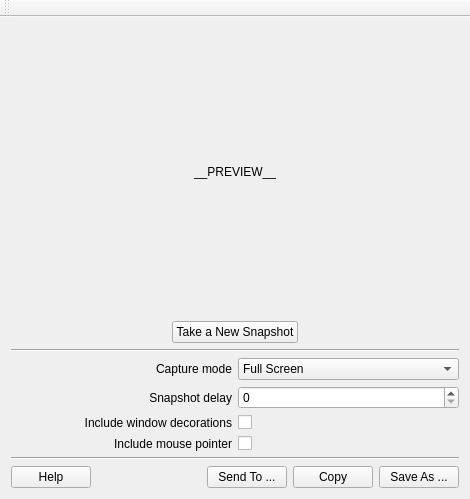
<?xml version="1.0" encoding="UTF-8"?>
<ui version="4.0">
 <class>MainWindow</class>
 <widget class="QMainWindow" name="MainWindow">
  <property name="geometry">
   <rect>
    <x>0</x>
    <y>0</y>
    <width>470</width>
    <height>499</height>
   </rect>
  </property>
  <property name="windowTitle">
   <string>MainWindow</string>
  </property>
  <widget class="QWidget" name="centralWidget">
   <layout class="QVBoxLayout" name="verticalLayout">
    <item>
     <widget class="QLabel" name="preview">
      <property name="sizePolicy">
       <sizepolicy hsizetype="Preferred" vsizetype="Expanding">
        <horstretch>0</horstretch>
        <verstretch>0</verstretch>
       </sizepolicy>
      </property>
      <property name="text">
       <string>__PREVIEW__</string>
      </property>
      <property name="alignment">
       <set>Qt::AlignCenter</set>
      </property>
     </widget>
    </item>
    <item>
     <layout class="QHBoxLayout" name="horizontalLayout_2">
      <item>
       <spacer name="horizontalSpacer_2">
        <property name="orientation">
         <enum>Qt::Horizontal</enum>
        </property>
        <property name="sizeHint" stdset="0">
         <size>
          <width>40</width>
          <height>20</height>
         </size>
        </property>
       </spacer>
      </item>
      <item>
       <widget class="QPushButton" name="newSnapshot">
        <property name="text">
         <string>Take a New Snapshot</string>
        </property>
       </widget>
      </item>
      <item>
       <spacer name="horizontalSpacer_3">
        <property name="orientation">
         <enum>Qt::Horizontal</enum>
        </property>
        <property name="sizeHint" stdset="0">
         <size>
          <width>40</width>
          <height>20</height>
         </size>
        </property>
       </spacer>
      </item>
     </layout>
    </item>
    <item>
     <widget class="Line" name="line">
      <property name="orientation">
       <enum>Qt::Horizontal</enum>
      </property>
     </widget>
    </item>
    <item>
     <layout class="QGridLayout" name="gridLayout">
      <item row="0" column="0">
       <widget class="QLabel" name="label_2">
        <property name="text">
         <string>Capture mode</string>
        </property>
        <property name="alignment">
         <set>Qt::AlignRight|Qt::AlignTrailing|Qt::AlignVCenter</set>
        </property>
       </widget>
      </item>
      <item row="0" column="1">
       <widget class="QComboBox" name="captureMode">
        <item>
         <property name="text">
          <string>Full Screen</string>
         </property>
        </item>
        <item>
         <property name="text">
          <string>Window Under Cursor</string>
         </property>
        </item>
        <item>
         <property name="text">
          <string>Rectangular Region</string>
         </property>
        </item>
        <item>
         <property name="text">
          <string>Section of Window</string>
         </property>
        </item>
       </widget>
      </item>
      <item row="1" column="0">
       <widget class="QLabel" name="label_3">
        <property name="text">
         <string>Snapshot delay</string>
        </property>
        <property name="alignment">
         <set>Qt::AlignRight|Qt::AlignTrailing|Qt::AlignVCenter</set>
        </property>
       </widget>
      </item>
      <item row="1" column="1">
       <widget class="QSpinBox" name="snapshotDelay"/>
      </item>
      <item row="2" column="0">
       <widget class="QLabel" name="label_4">
        <property name="text">
         <string>Include window decorations</string>
        </property>
        <property name="alignment">
         <set>Qt::AlignRight|Qt::AlignTrailing|Qt::AlignVCenter</set>
        </property>
       </widget>
      </item>
      <item row="2" column="1">
       <widget class="QCheckBox" name="checkBox">
        <property name="text">
         <string/>
        </property>
       </widget>
      </item>
      <item row="3" column="0">
       <widget class="QLabel" name="label_5">
        <property name="text">
         <string>Include mouse pointer</string>
        </property>
        <property name="alignment">
         <set>Qt::AlignRight|Qt::AlignTrailing|Qt::AlignVCenter</set>
        </property>
       </widget>
      </item>
      <item row="3" column="1">
       <widget class="QCheckBox" name="checkBox_2">
        <property name="text">
         <string/>
        </property>
       </widget>
      </item>
     </layout>
    </item>
    <item>
     <widget class="Line" name="line_2">
      <property name="orientation">
       <enum>Qt::Horizontal</enum>
      </property>
     </widget>
    </item>
    <item>
     <layout class="QHBoxLayout" name="horizontalLayout">
      <property name="sizeConstraint">
       <enum>QLayout::SetMinimumSize</enum>
      </property>
      <item>
       <widget class="QPushButton" name="pushButton_2">
        <property name="text">
         <string>Help</string>
        </property>
       </widget>
      </item>
      <item>
       <spacer name="horizontalSpacer">
        <property name="orientation">
         <enum>Qt::Horizontal</enum>
        </property>
        <property name="sizeHint" stdset="0">
         <size>
          <width>40</width>
          <height>20</height>
         </size>
        </property>
       </spacer>
      </item>
      <item>
       <widget class="QPushButton" name="pushButton_3">
        <property name="text">
         <string>Send To ...</string>
        </property>
       </widget>
      </item>
      <item>
       <widget class="QPushButton" name="pushButton_4">
        <property name="text">
         <string>Copy</string>
        </property>
       </widget>
      </item>
      <item>
       <widget class="QPushButton" name="pushButton_5">
        <property name="text">
         <string>Save As ...</string>
        </property>
       </widget>
      </item>
     </layout>
    </item>
   </layout>
  </widget>
  <widget class="QToolBar" name="mainToolBar">
   <attribute name="toolBarArea">
    <enum>TopToolBarArea</enum>
   </attribute>
   <attribute name="toolBarBreak">
    <bool>false</bool>
   </attribute>
  </widget>
 </widget>
 <layoutdefault spacing="6" margin="11"/>
 <resources/>
 <connections/>
</ui>
